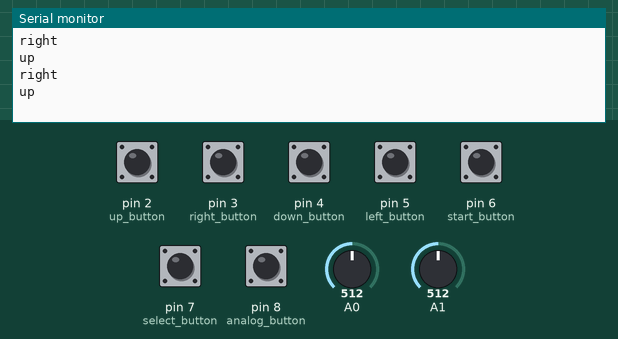
The sketch below on a simulated Arduino Uno, built with avr-gcc and run on an emulated ATmega328P. On the bench: the last lines printed to the serial monitor. Inputs (shaded band) come from the test bench; at power-on: pin 2 (up_button), pin 3 (right_button), pin 4 (down_button), pin 5 (left_button), pin 6 (start_button), pin 7 (select_button), pin 8 (analog_button) HIGH, A0 = 512, A1 = 512. No radio packets arrive unless stated.

Above: at 1.4 s.
1.5 s: A0 set to 490
At 1.72 s:
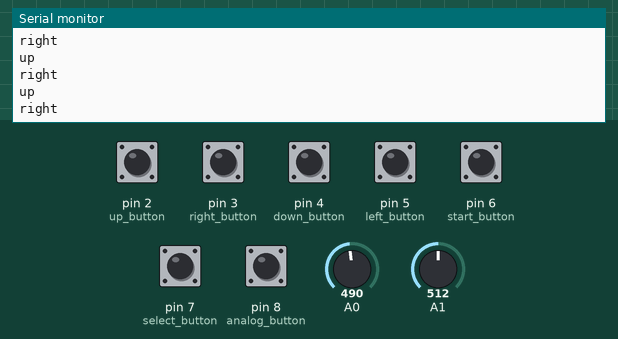
3.0 s: A1 set to 90
At 3.53 s:
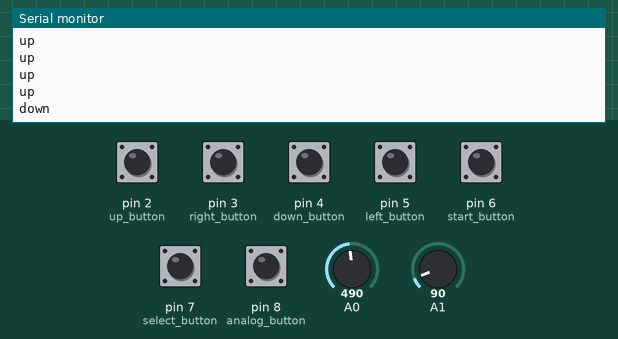
5.4 s: pin 2 (up_button) pulled LOW for 0.75 s
At 5.94 s:
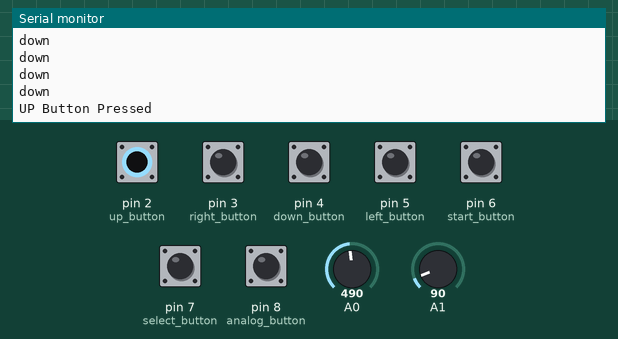
7.8 s: pin 3 (right_button) pulled LOW for 0.75 s
At 8.36 s:
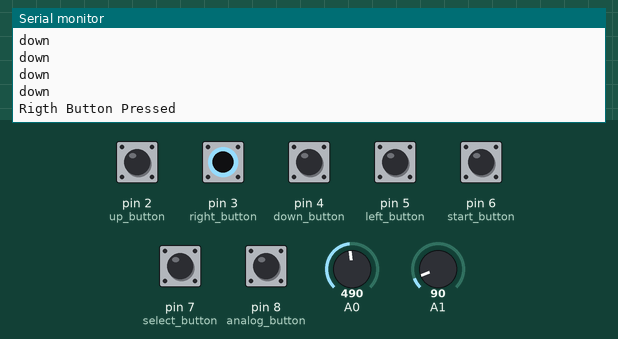
10.2 s: pin 4 (down_button) pulled LOW for 0.75 s
At 10.77 s:
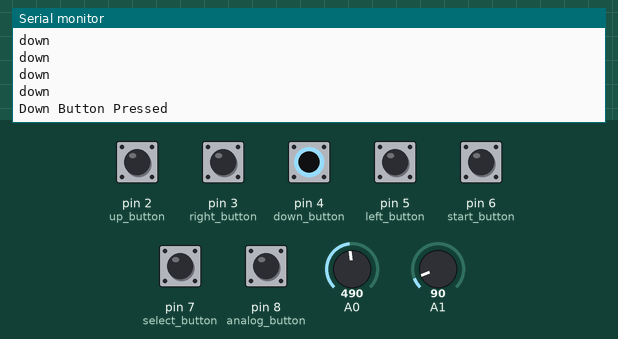
12.6 s: pin 5 (left_button) pulled LOW for 0.75 s
At 13.19 s:
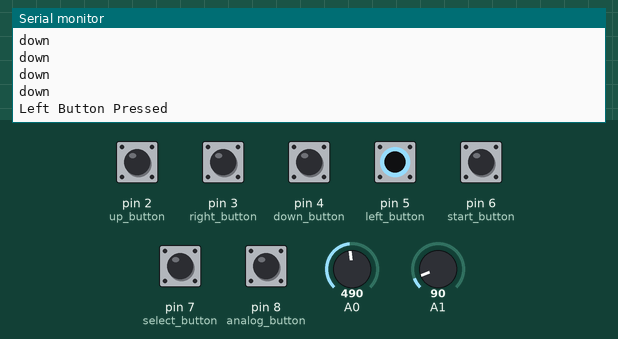

The sketch:

nrf24l_robot_transmitter.ino
```cpp
//Arduino Joystick shield Code
#include <nRF24L01.h>
#include <RF24.h>
#include <SPI.h>


#define CE_PIN  9
#define CSN_PIN 10

int up_button     = 2; // Boton Amarillo - A
int down_button   = 4; // Boton Amarillo - C
int left_button   = 5; // Boton Azul     - D
int right_button  = 3; // Boton Azul     - B
int start_button  = 6; // Boton F
int select_button = 7; // Boton E
int analog_button = 8; //
int x_axis = A0;
int y_axis = A1;
int buttons[]={up_button, down_button,left_button,
               right_button,start_button,select_button,analog_button};


const uint64_t pipe = 0xE8E8F0F0E1LL;
RF24 radio(CE_PIN,CSN_PIN);
char msg[20] = "";

void setup(){
     for(int i; i <7 ; i++)
     {
         pinMode(buttons[i],INPUT);
         digitalWrite(buttons[i],HIGH);
     }
     Serial.begin(9600);
     radio.begin();
     radio.openWritingPipe(pipe);
}

void loop(){
        int X = analogRead(A0);
        int Y = analogRead(A1);

      if(digitalRead(up_button)==LOW)
      {
        char msg[]="up";
      radio.write(&msg,sizeof(msg));
      delay(300);
        Serial.println("UP Button Pressed");
      }

       if(digitalRead(down_button)==LOW)
       {
        char msg[]="down";
      radio.write(&msg,sizeof(msg));
      delay(300);
        Serial.println("Down Button Pressed");
      }
       if(digitalRead(left_button)==LOW)
      {
        char msg[]="left";
      radio.write(&msg,sizeof(msg));
      delay(300);
        Serial.println("Left Button Pressed");
      }
       if(digitalRead(right_button)==LOW)
       {
        char msg[]="right";
      radio.write(&msg,sizeof(msg));
      delay(300);
        Serial.println("Rigth Button Pressed");
      }
       if(digitalRead(start_button)==LOW)
       {
        char msg[]="start";
      radio.write(&msg,sizeof(msg));
      delay(300);
        Serial.println("Start Button Pressed");
      }
       if(digitalRead(select_button)==LOW)
       {
        char msg[]="select";
      radio.write(&msg,sizeof(msg));
      delay(300);
        Serial.println("Select Button Pressed");
      }
       if(digitalRead(analog_button)==LOW)
       {
        char msg[]="analgobut";
      radio.write(&msg,sizeof(msg));
      delay(300);
        Serial.println("Analog Button Pressed");
      }
      if(X<100)
      {
          char msg[]="left";
          radio.write(&msg,sizeof(msg));
          delay(300);
          Serial.println("left");
      }

      if(X>500)
      {
        char msg[]="right";
        radio.write(&msg,sizeof(msg));
        delay(300);
        Serial.println("right");
      }

      if(Y<100)
      {
        char msg[]="down";
        radio.write(&msg,sizeof(msg));
        delay(300);
        Serial.println("down");
      }

      if(Y>500)
      {
        char msg[]="up";
        radio.write(&msg,sizeof(msg));
        delay(300);
        Serial.println("up");
      }

}
```

Measured:
- the behaviour switches between 501 and 500 on A0 (found by bisection; images 0 and 1)
- after the input at 3.0 s, the serial monitor: prints a new line after 0.32 s (image 2)
- after the input at 5.4 s, the serial monitor: prints a new line after 0.34 s (image 3)
- after the input at 7.8 s, the serial monitor: prints a new line after 0.35 s (image 4)
- after the input at 10.2 s, the serial monitor: prints a new line after 0.37 s (image 5)
- after the input at 12.6 s, the serial monitor: prints a new line after 0.38 s (image 6)
